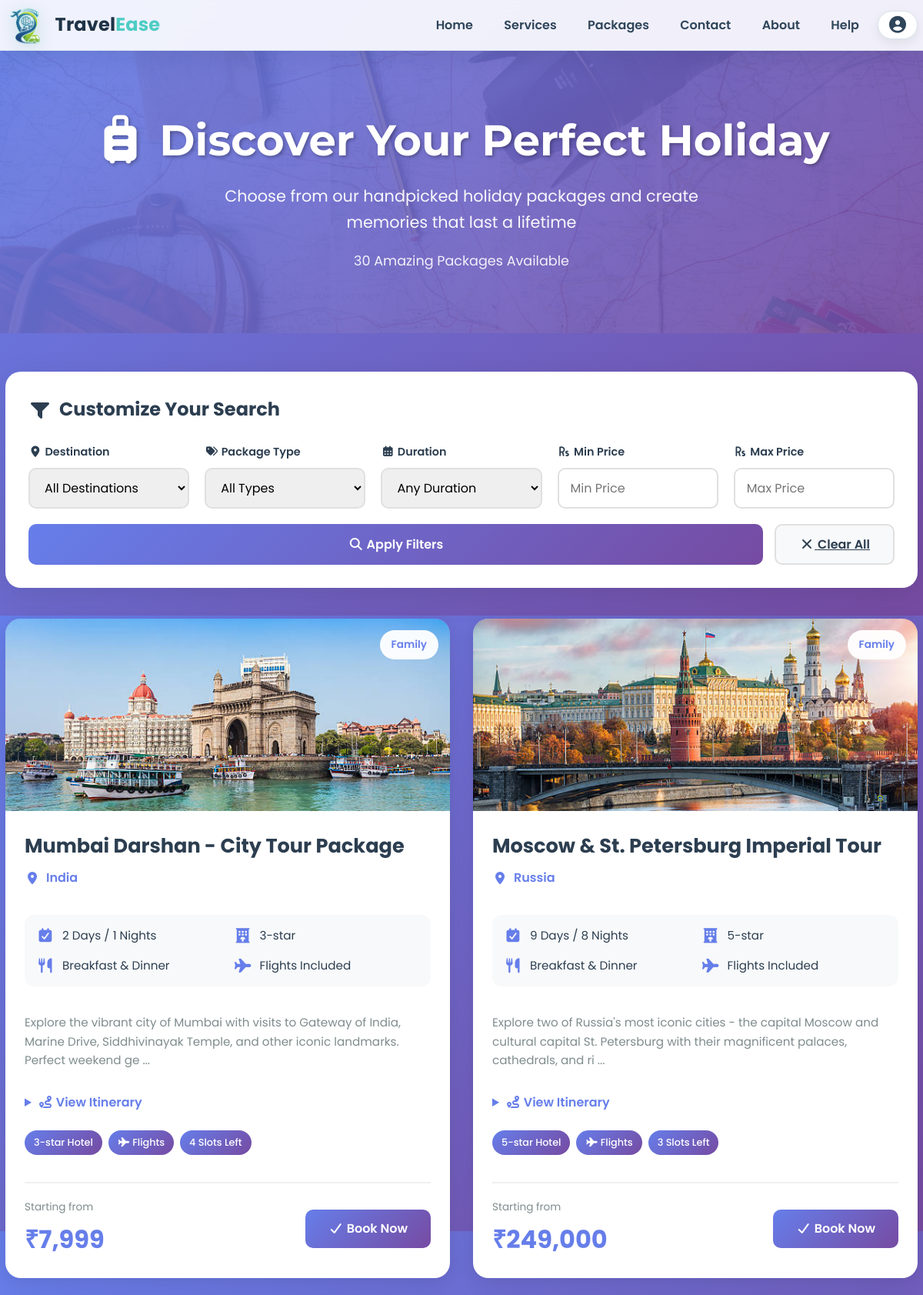
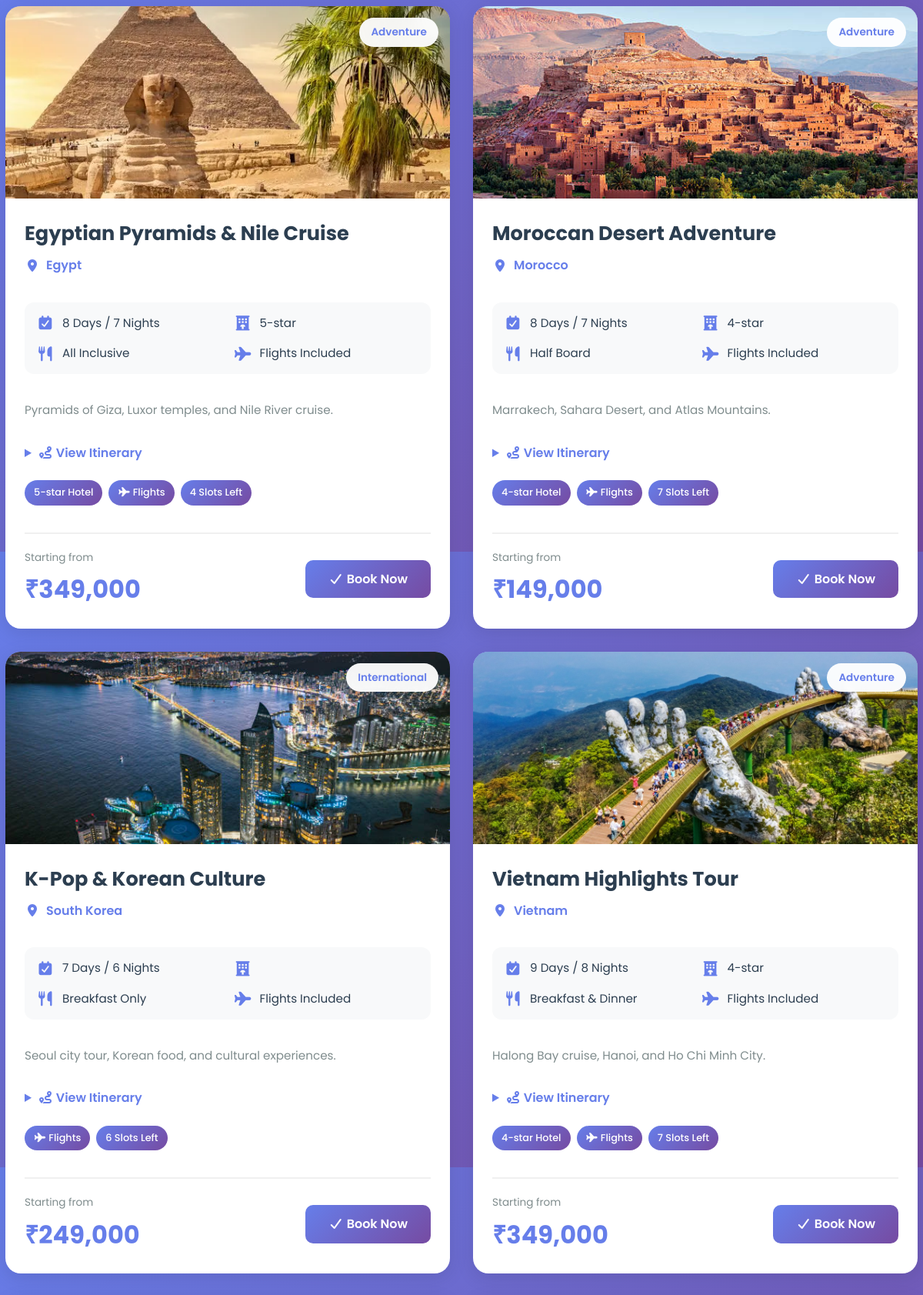
Screenshot of /holidaybook.php (upper part) with the database file from the repository (2 pictures, top to bottom).
### tables this page shows
CREATE TABLE IF NOT EXISTS `holiday_packages` (
  `id` int NOT NULL AUTO_INCREMENT,
  `package_name` varchar(200) NOT NULL,
  `destination` varchar(100) NOT NULL,
  `duration_days` int NOT NULL,
  `duration_nights` int NOT NULL,
  `price` decimal(10,2) NOT NULL,
  `hotel_category` varchar(50) DEFAULT NULL,
  `meal_plan` varchar(50) DEFAULT NULL,
  `package_type` enum('honeymoon','family','adventure','beach','hill_station','international') DEFAULT 'family',
  `includes_flights` tinyint(1) DEFAULT '0',
  `description` text,
  `itinerary` text,
  `image_url` varchar(500) DEFAULT NULL,
  `available_slots` int DEFAULT '10',
  `total_slots` int DEFAULT '10',
  `status` enum('active','inactive') DEFAULT 'active',
  `created_at` timestamp NOT NULL DEFAULT CURRENT_TIMESTAMP,
  `updated_at` timestamp NOT NULL DEFAULT CURRENT_TIMESTAMP ON UPDATE CURRENT_TIMESTAMP,
  PRIMARY KEY (`id`)
);

### holidaybook.php (the view, shortened to what this page needs)
<?php
include "db.php";
$price_min = $_GET['price_min'] ?? '';
$price_max = $_GET['price_max'] ?? '';
$sql = "SELECT * FROM holiday_packages WHERE status='active' AND available_slots > 0";
$sql .= " ORDER BY id DESC";
$result = mysqli_query($conn, $sql);
$packages = [];
while($row = mysqli_fetch_assoc($result)) {
    $packages[] = $row;
}
?>
<!DOCTYPE html>
<html lang="en">
<head>
    <link rel="stylesheet" href="css/style.css">
    <link rel="stylesheet" href="css/all.min.css">
</head>
<body>
    <?php include 'includes/navbar.php'; ?>
    <div class="holiday-hero">
        <div class="container">
            <h1><i class="fas fa-suitcase-rolling"></i> Discover Your Perfect Holiday</h1>
            <p>Choose from our handpicked holiday packages and create memories that last a lifetime</p>
            <div class="results-count">
                <?php echo count($packages); ?> Amazing Packages Available
            </div>
        </div>
    </div>
    <div class="container">
        <div class="filters-section">
            <div class="filters-title">
                <i class="fas fa-filter"></i> Customize Your Search
            </div>
            <form method="GET" action="" id="filterForm">
                <div class="filters-grid">
                    <div class="filter-group">
                        <label><i class="fas fa-map-marker-alt"></i> Destination</label>
                        <select name="destination">
                            <option value="">All Destinations</option>
                        </select>
                    </div>
                    <div class="filter-group">
                        <label><i class="fas fa-tags"></i> Package Type</label>
                        <select name="package_type">
                            <option value="all">All Types</option>
                        </select>
                    </div>
                    <div class="filter-group">
                        <label><i class="fas fa-calendar-alt"></i> Duration</label>
                        <select name="duration">
                            <option value="">Any Duration</option>
                        </select>
                    </div>
                    <div class="filter-group">
                        <label><i class="fas fa-rupee-sign"></i> Min Price</label>
                        <input type="number" name="price_min" placeholder="Min Price" value="<?php echo htmlspecialchars($price_min); ?>">
                    </div>
                    <div class="filter-group">
                        <label><i class="fas fa-rupee-sign"></i> Max Price</label>
                        <input type="number" name="price_max" placeholder="Max Price" value="<?php echo htmlspecialchars($price_max); ?>">
                    </div>
                </div>
                <div class="filter-actions">
                    <button type="submit" class="btn-filter btn-apply">
                        <i class="fas fa-search"></i> Apply Filters
                    </button>
                    <a href="holidaybook.php" class="btn-filter btn-clear">
                        <i class="fas fa-times"></i> Clear All
                    </a>
                </div>
            </form>
        </div>
        <?php if(count($packages) > 0): ?>
            <div class="packages-grid">
                <?php foreach($packages as $package): ?>
                    <div class="package-card">
                        <div class="package-image">
                            <?php if(!empty($package['image_url'])): ?>
                                <img src="<?php echo htmlspecialchars($package['image_url']); ?>" alt="<?php echo htmlspecialchars($package['package_name']); ?>">
                            <?php else: ?>
                                <div style="width: 100%; height: 100%; display: flex; align-items: center; justify-content: center; color: white; font-size: 4rem;">
                                    <i class="fas fa-umbrella-beach"></i>
                                </div>
                            <?php endif; ?>
                            <div class="package-badge">
                                <?php echo ucfirst(str_replace('_', ' ', $package['package_type'])); ?>
                            </div>
                        </div>
                        <div class="package-content">
                            <div class="package-header">
                                <div class="package-name"><?php echo htmlspecialchars($package['package_name']); ?></div>
                                <div class="package-destination">
                                    <i class="fas fa-map-marker-alt"></i>
                                    <?php echo htmlspecialchars($package['destination']); ?>
                                </div>
                            </div>
                            <div class="package-info">
                                <div class="info-item">
                                    <i class="fas fa-calendar-check"></i>
                                    <span><?php echo $package['duration_days']; ?> Days / <?php echo $package['duration_nights']; ?> Nights</span>
                                </div>
                                <div class="info-item">
                                    <i class="fas fa-hotel"></i>
                                    <span><?php echo ucfirst($package['hotel_category'] ?? 'Standard'); ?></span>
                                </div>
                                <div class="info-item">
                                    <i class="fas fa-utensils"></i>
                                    <span><?php echo ucfirst(str_replace('-', ' ', $package['meal_plan'] ?? 'Not Included')); ?></span>
                                </div>
                                <div class="info-item">
                                    <i class="fas fa-plane"></i>
                                    <span><?php echo $package['includes_flights'] ? 'Flights Included' : 'Flights Not Included'; ?></span>
                                </div>
                            </div>
                            <?php if(!empty($package['description'])): ?>
                                <div class="package-description">
                                    <?php echo htmlspecialchars(substr($package['description'], 0, 150)); ?>
                                    <?php echo strlen($package['description']) > 150 ? '...' : ''; ?>
                                </div>
                            <?php endif; ?>
                            <?php if (!empty($package['itinerary'])): ?>
    <details style="margin-top: 15px;">
        <summary style="
            cursor: pointer;
            font-weight: 600;
            color: #667eea;
            margin-bottom: 8px;
        ">
            <i class="fas fa-route"></i> View Itinerary
        </summary>
    </details>
<?php endif; ?>
                            <div class="package-features">
                                <?php if($package['hotel_category']): ?>
                                    <span class="feature-tag"><?php echo ucfirst($package['hotel_category']); ?> Hotel</span>
                                <?php endif; ?>
                                <?php if($package['includes_flights']): ?>
                                    <span class="feature-tag"><i class="fas fa-plane"></i> Flights</span>
                                <?php endif; ?>
                                <span class="feature-tag"><?php echo $package['available_slots']; ?> Slots Left</span>
                            </div>
                            <div class="package-footer">
                                <div class="package-price">
                                    <span class="price-label">Starting from</span>
                                    <span class="price-amount">₹<?php echo number_format($package['price'], 0); ?></span>
                                </div>
                                <a href="booking.php?type=holiday&id=<?php echo $package['id']; ?>" class="btn-book-package">
                                    <i class="fas fa-check"></i> Book Now
                                </a>
                            </div>
                        </div>
                    </div>
                <?php endforeach; ?>
            </div>
        <?php endif; ?>
    </div>
</body>
</html>

### includes/navbar.php (shortened to what this page needs)
<nav class="navbar">
    <div class="container">
        <div class="nav-brand">
            <a href="index.php">
                <img src="travelEASEonly.png" alt="TravelEase Logo" class="nav-logo">
                <span class="nav-brand-text">Travel<span class="brand-highlight">Ease</span></span>
            </a>
        </div>
        <ul class="nav-menu" id="navMenu">
            <li><a href="index.php">Home</a></li>
            <li><a href="index.php#services-section">Services</a></li>
            <li><a href="holidaybook.php" id="nav-holiday-packages">Packages</a></li>
            <li><a href="index.php#footer-contact">Contact</a></li>
            <li><a href="index.php#footer-about">About</a></li>
            <li><a href="faq.html">Help</a></li>
            <li class="profile-btn">
                <div class="profile-container">
                    <button id="profileButton" class="profile-icon-btn">
                        <i class="fas fa-user-circle"></i>
                    </button>
                </div>
            </li>
        </ul>
    </div>
</nav>

### css/style.css (style rules this page uses)
* { margin: 0; padding: 0; box-sizing: border-box; }
html { scroll-behavior: smooth; }
body { font-family: 'Poppins', sans-serif; line-height: 1.6; color: #333; background-color: #f8f9fa; overflow-x: hidden; }
.container { width: 100%; max-width: 1200px; margin: 0 auto; padding: 0 20px; }
h1, h2, h3, h4 { font-family: 'Montserrat', sans-serif; font-weight: 700; line-height: 1.3; }
.brand-highlight { color: #4ecdc4; }
.navbar { background-color: white; box-shadow: 0 2px 15px rgba(0, 0, 0, 0.1); position: sticky; top: 0; z-index: 1000; padding: 0.3rem 0; }
.navbar .container { max-width: 1400px; margin: 0 auto; padding: 0 7px; display: flex; align-items: center; justify-content: space-between; }
.nav-brand a { display: flex; align-items: center; text-decoration: none; font-size: 1.8rem; font-weight: 700; color: #2c3e50; }
.nav-menu { display: flex; list-style: none; gap: 0.5rem; align-items: center; }
.nav-menu a { text-decoration: none; color: #2c3e50; font-weight: 600; padding: 0.5rem 1rem; border-radius: 5px; transition: all 0.3s ease; display: flex; align-items: center; gap: 0.2rem; }
.nav-logo { height: 55px; width: auto; margin-right: 10px; }
.profile-container { position: relative; }
.profile-icon-btn { background: none; border: none; font-size: 1.9rem; cursor: pointer; color: #2c3e50; padding: 0.3rem 0.6rem; border-radius: 50%; transition: 0.3s ease; }
.profile-icon-btn { background: transparent; border: none; color: #000000; cursor: pointer; display: flex; align-items: center; gap: 6px; font-size: 18px; }
.profile-icon-btn i { font-size: 22px; }
.container { max-width: 1200px; margin: 0 auto; padding: 0 10px; }
.navbar { --nav-accent: #0f766e; --nav-accent-soft: #e8f7f5; --nav-ink: #1f3347; background: linear-gradient(180deg, rgba(255, 255, 255, 0.9), rgba(255, 255, 255, 0.9)); backdrop-filter: blur(12px); border-bottom: 1px solid #dbe6ee; box-shadow: 0 10px 30px rgba(13, 27, 42, 0.08); padding: 0.3rem 0; }
.nav-brand a { display: flex; align-items: center; gap: 0.6rem; font-size: 1.5rem; letter-spacing: 0.15px; color: var(--nav-ink); }
.nav-logo { height: 55px; margin-right: 0; filter: drop-shadow(0 4px 10px rgba(15, 118, 110, 0.14)); }
.nav-menu a { position: relative; border: 1px solid transparent; border-radius: 999px; padding: 0.52rem 0.95rem; font-weight: 600; color: #2f455a; transition: color 0.25s ease, background-color 0.25s ease, transform 0.25s ease; }
.nav-menu a::after { content: ""; position: absolute; left: 14px; right: 14px; bottom: 6px; height: 2px; border-radius: 999px; background: var(--nav-accent); opacity: 0; transform: scaleX(0.6); transform-origin: center; transition: opacity 0.25s ease, transform 0.25s ease; }
.profile-icon-btn { display: inline-flex; align-items: center; gap: 0.45rem; font-size: 1.2rem; border: 1px solid #d8e3eb; border-radius: 999px; padding: 0.42rem 0.7rem; background: #ffffff; color: #2f455a; box-shadow: 0 5px 14px rgba(15, 23, 42, 0.08); transition: all 0.25s ease; }

### rows the page displays
holiday_packages: image_url (picture), package_type "Family", package_name "Mumbai Darshan - City Tour Package", destination "India", duration_days "2", duration_nights "1", hotel_category "3-star", meal_plan "Breakfast & Dinner", includes_flights "Flights Included", description "Explore the vibrant city of Mumbai with visits to Gateway of India, Marine Drive, Siddhivinayak Temple, and other iconic landmarks. Perfect weekend ge", available_slots "4", price "7,999"
holiday_packages: image_url (picture), package_type "Family", package_name "Moscow & St. Petersburg Imperial Tour", destination "Russia", duration_days "9", duration_nights "8", hotel_category "5-star", meal_plan "Breakfast & Dinner", includes_flights "Flights Included", description "Explore two of Russia's most iconic cities - the capital Moscow and cultural capital St. Petersburg with their magnificent palaces, cathedrals, and ri", available_slots "3", price "249,000"
holiday_packages: image_url (picture), package_type "Adventure", package_name "Egyptian Pyramids & Nile Cruise", destination "Egypt", duration_days "8", duration_nights "7", hotel_category "5-star", meal_plan "All Inclusive", includes_flights "Flights Included", description "Pyramids of Giza, Luxor temples, and Nile River cruise.", available_slots "4", price "349,000"
holiday_packages: image_url (picture), package_type "Adventure", package_name "Moroccan Desert Adventure", destination "Morocco", duration_days "8", duration_nights "7", hotel_category "4-star", meal_plan "Half Board", includes_flights "Flights Included", description "Marrakech, Sahara Desert, and Atlas Mountains.", available_slots "7", price "149,000"
holiday_packages: image_url (picture), package_type "International", package_name "K-Pop & Korean Culture", destination "South Korea", duration_days "7", duration_nights "6", meal_plan "Breakfast Only", includes_flights "Flights Included", description "Seoul city tour, Korean food, and cultural experiences.", available_slots "6", price "249,000"
holiday_packages: image_url (picture), package_type "Adventure", package_name "Vietnam Highlights Tour", destination "Vietnam", duration_days "9", duration_nights "8", hotel_category "4-star", meal_plan "Breakfast & Dinner", includes_flights "Flights Included", description "Halong Bay cruise, Hanoi, and Ho Chi Minh City.", available_slots "7", price "349,000"

### other values shown
count($packages) "30"
